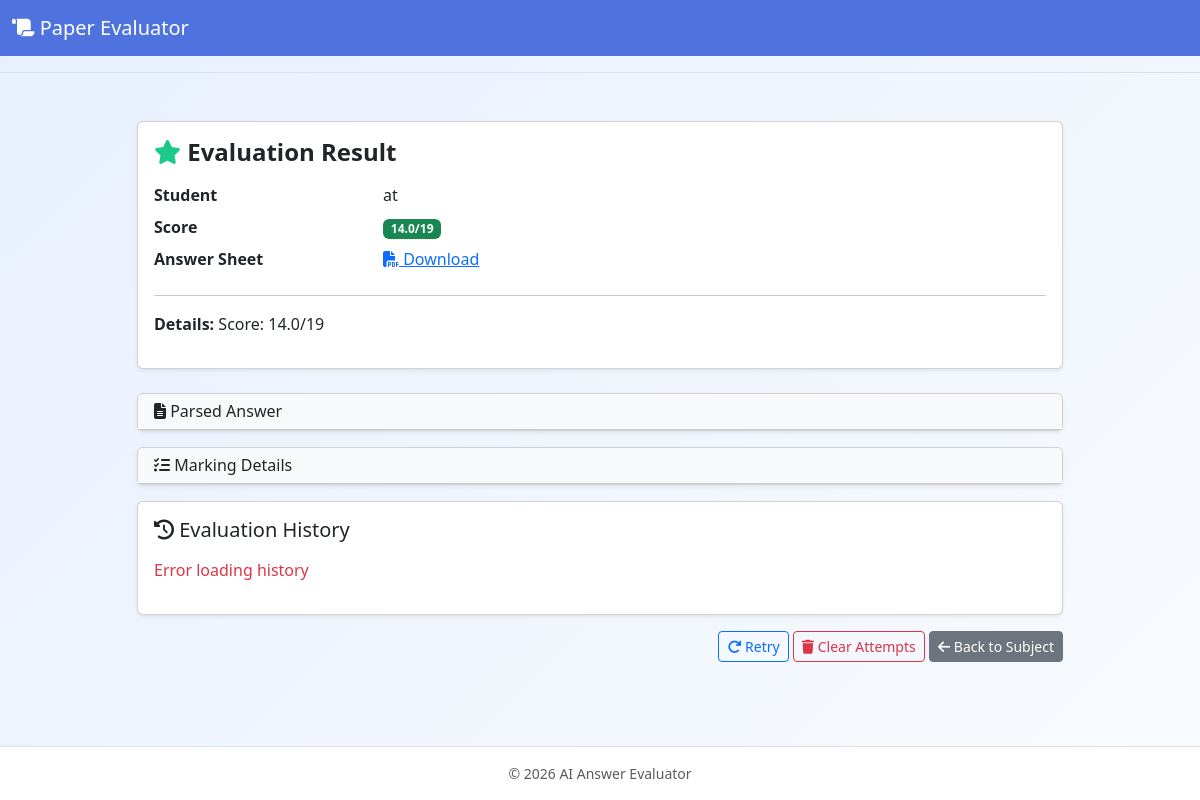
The page /result/2 on the database as committed earlier.
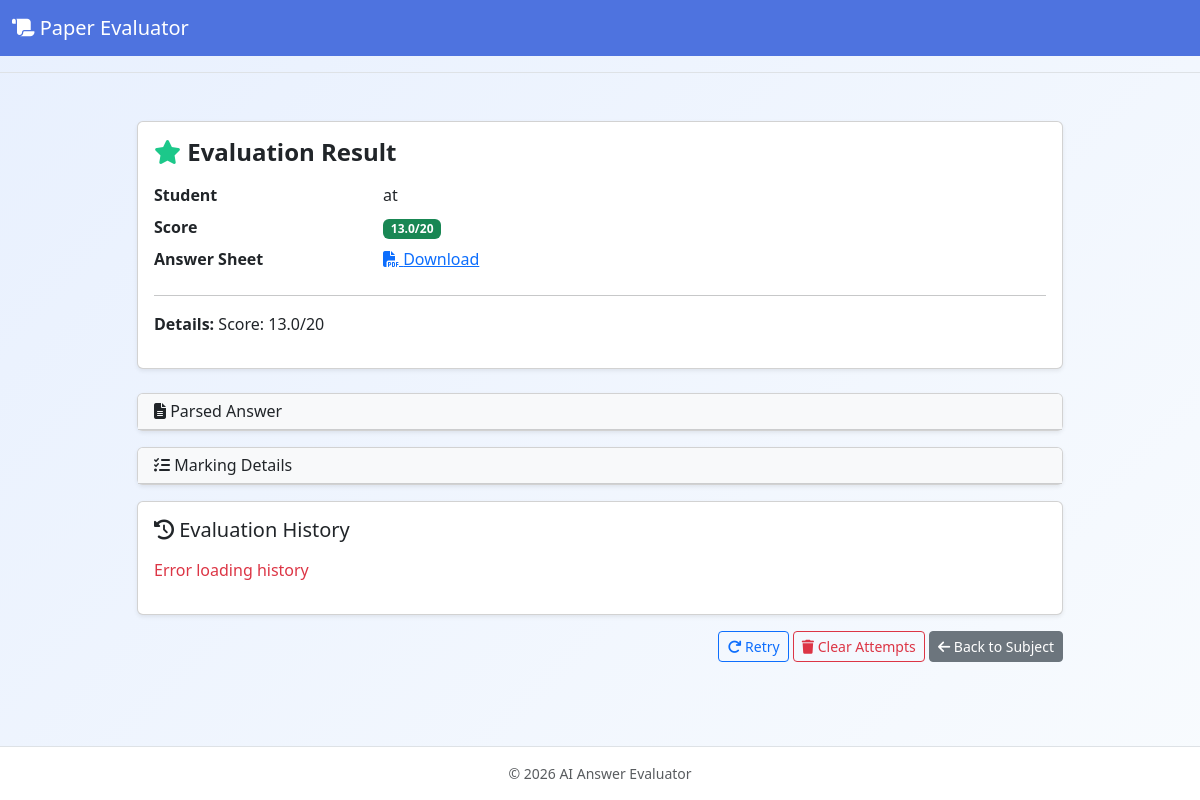
The same page on the database as committed later.
### server.py (models this page shows)
class Evaluation(db.Model):
    id = db.Column(db.Integer, primary_key=True)
    subject_id = db.Column(db.Integer, db.ForeignKey('subject.id'), nullable=False)
    student_name = db.Column(db.String(120))
    score = db.Column(db.String(100))
    answer_path = db.Column(db.String(500))
    created_at = db.Column(db.DateTime, default=lambda: datetime.now(timezone.utc))
    result_text = db.Column(db.Text)
    answer_parsing = db.Column(db.Text)  # parsed answer from student's PDF
    markings = db.Column(db.Text)  # LLM response with detailed markings (JSON)
    eval_history = db.Column(db.Text, default='[]')

### server.py (the view)
@app.route('/result/<int:eval_id>')
def show_result(eval_id):
    evaluation = Evaluation.query.get_or_404(eval_id)
    return render_template('evaluation_result.html', evaluation=evaluation)

### server.py (called while the page is built)
def now():
    return datetime.now(timezone.utc)

@app.context_processor
def inject_now():
    return {'now': now}

### templates/evaluation_result.html (shortened to what this page needs)
{% extends 'layout.html' %}
{% block content %}
<div class="row justify-content-center">
  <div class="col-md-10">
    <div class="card shadow-sm mb-4">
      <div class="card-body">
        <h4 class="card-title mb-3"><i class="fa-solid fa-star text-accent"></i> Evaluation Result</h4>
        <dl class="row">
          <dt class="col-sm-3">Student</dt><dd class="col-sm-9">{{ evaluation.student_name }}</dd>
          <dt class="col-sm-3">Score</dt><dd class="col-sm-9"><span class="badge bg-success">{{ evaluation.score }}</span></dd>
          <dt class="col-sm-3">Answer Sheet</dt><dd class="col-sm-9"><a href="{{ url_for('uploaded_file', filename=evaluation.answer_path) }}" target="_blank"><i class="fa-solid fa-file-pdf"></i> Download</a></dd>
        </dl>
        <hr>
        <p><strong>Details:</strong> {{ evaluation.result_text }}</p>
      </div>
    </div>
    {% if evaluation.answer_parsing %}
    <div class="card shadow-sm mb-3">
      <div class="card-header bg-light cursor-pointer" data-bs-toggle="collapse" data-bs-target="#answer-parsing" aria-expanded="false">
        <h6 class="mb-0"><i class="fa-solid fa-file-lines"></i> Parsed Answer</h6>
      </div>
    </div>
    {% endif %}
    {% if evaluation.markings %}
    <div class="card shadow-sm mb-3">
      <div class="card-header bg-light cursor-pointer" data-bs-toggle="collapse" data-bs-target="#markings" aria-expanded="false">
        <h6 class="mb-0"><i class="fa-solid fa-list-check"></i> Marking Details</h6>
      </div>
    </div>
    {% endif %}
    <div class="card shadow-sm">
      <div class="card-body">
        <h5 class="card-title mb-3"><i class="fa-solid fa-history"></i> Evaluation History</h5>
        <div id="history-container" class="list-group">
        </div>
      </div>
    </div>
    <div class="text-end mt-3">
      <button class="btn btn-outline-primary btn-sm retry-btn-result" data-eval-id="{{ evaluation.id }}" id="retry-result-btn">
        <i class="fa-solid fa-arrow-rotate-right"></i> Retry
      </button>
      <form method="post" action="{{ url_for('clear_attempts', eval_id=evaluation.id) }}" style="display:inline-block;" onsubmit="return confirm('Clear all attempts and reset the evaluation? This cannot be undone.');">
        <button class="btn btn-outline-danger btn-sm" type="submit">
          <i class="fa-solid fa-trash"></i> Clear Attempts
        </button>
      </form>
      <a href="{{ url_for('view_subject', subj_id=evaluation.subject_id) }}" class="btn btn-secondary btn-sm">
        <i class="fa-solid fa-arrow-left"></i> Back to Subject
      </a>
    </div>
  </div>
</div>
{% endblock %}

Rows that differ between the two databases and show on the page:
changed Evaluation "at": score "14.0/19" → "13.0/20"; result_text "Score: 14.0/19" → "Score: 13.0/20"
